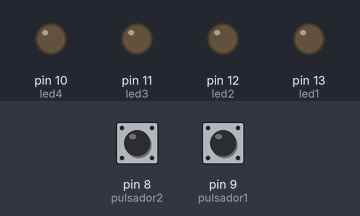
Bench run of a sketch on a simulated Arduino Uno, built with avr-gcc and run on an emulated ATmega328P. Shown: output pins drawn as LEDs (lit = HIGH). Dashed ring = blinking. Inputs (shaded band) come from the test bench; at power-on: pin 8 (pulsador2) LOW, pin 9 (pulsador1) LOW.

Above: at 1.2 s.
1.3 s: pin 8 (pulsador2) pulled HIGH for 0.15 s
At 1.7 s:
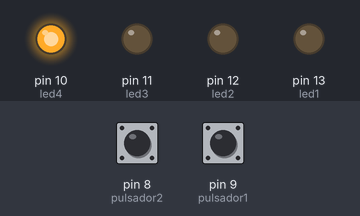
4.4 s: pin 9 (pulsador1) pulled HIGH for 3.2 s
At 4.8 s:
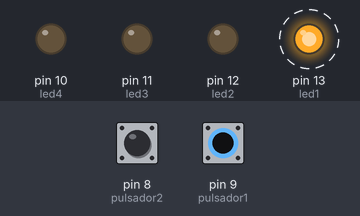
9.1 s: pin 9 (pulsador1) pulled HIGH for 0.15 s
At 10.0 s:
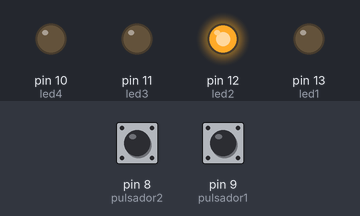
12.2 s: pin 9 (pulsador1) pulled HIGH for 1 s
At 13.6 s:
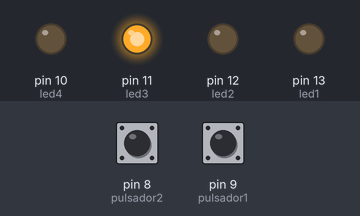
Timing chart, 0 to 15.7 s (numbered marks = the images above; inputs shaded):
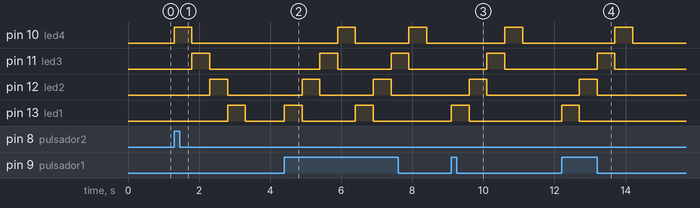

The sketch:

CodigoFuente.ino
```cpp
// TAREA: Pulsador Secuencia

// Declaracion de Variable

// Leds

byte led1 = 13; // led 1
byte led2 = 12; // led 2
byte led3 = 11; // led 3
byte led4 = 10; // led 4

// Pulsadores

byte pulsador1 = 9;
byte pulsador2 = 8;

// Lectura de Pulsadores

bool value1 = LOW;
bool value2 = LOW;

// Inicializacion de Entradas y Salidas

void setup()
{

  // Leds

  pinMode(led1, OUTPUT);
  pinMode(led2, OUTPUT);
  pinMode(led3, OUTPUT);
  pinMode(led4, OUTPUT);

  // Pulsadores

  pinMode(pulsador1 , INPUT);
  pinMode(pulsador2 , INPUT);

}

// Programa

void loop()
{
  // Asignacion de valores de la lectura de los pulsadores

  value1 = digitalRead(pulsador1);
  value2 = digitalRead(pulsador2);

  // Logica del Programa

  if(value1 == HIGH){

    digitalWrite(led1,value1);
    delay(500);
    digitalWrite(led1,LOW);

    digitalWrite(led2,value1);
    delay(500);
    digitalWrite(led2,LOW);

    digitalWrite(led3,value1);
    delay(500);
    digitalWrite(led3,LOW);

    digitalWrite(led4,value1);
    delay(500);
    digitalWrite(led4,LOW);

  }if(value2 == HIGH){

  	digitalWrite(led4,value2);
    delay(500);
    digitalWrite(led4,LOW);

    digitalWrite(led3,value2);
    delay(500);
    digitalWrite(led3,LOW);

    digitalWrite(led2,value2);
    delay(500);
    digitalWrite(led2,LOW);

    digitalWrite(led1,value2);
    delay(500);
    digitalWrite(led1,LOW);

  }


}
```

Measured:
- after the input at 1.3 s, pin 10 (led4): LOW → HIGH at once, → LOW 0.50 s later; pin 11 (led3): LOW → HIGH after 0.50 s, → LOW 0.50 s later; pin 12 (led2): LOW → HIGH after 1.0 s, → LOW 0.50 s later; pin 13 (led1): LOW → HIGH after 1.5 s, → LOW 0.50 s later
- after the input at 4.4 s, pin 10 (led4): alternates HIGH for 0.50 s and LOW for 1.5 s, starting after 1.5 s; pin 11 (led3): alternates HIGH for 0.50 s and LOW for 1.5 s, starting after 1.0 s; pin 12 (led2): alternates HIGH for 0.50 s and LOW for 1.5 s, starting after 0.50 s; pin 13 (led1): alternates HIGH for 0.50 s and LOW for 1.5 s, starting at once
- after the input at 9.1 s, pin 10 (led4): LOW → HIGH after 1.5 s, → LOW 0.50 s later; pin 11 (led3): LOW → HIGH after 1.0 s, → LOW 0.50 s later; pin 12 (led2): LOW → HIGH after 0.50 s, → LOW 0.50 s later; pin 13 (led1): LOW → HIGH at once, → LOW 0.50 s later
- after the input at 12.2 s, pin 10 (led4): LOW → HIGH after 1.5 s, → LOW 0.50 s later; pin 11 (led3): LOW → HIGH after 1.0 s, → LOW 0.50 s later; pin 12 (led2): LOW → HIGH after 0.50 s, → LOW 0.50 s later; pin 13 (led1): LOW → HIGH at once, → LOW 0.50 s later
